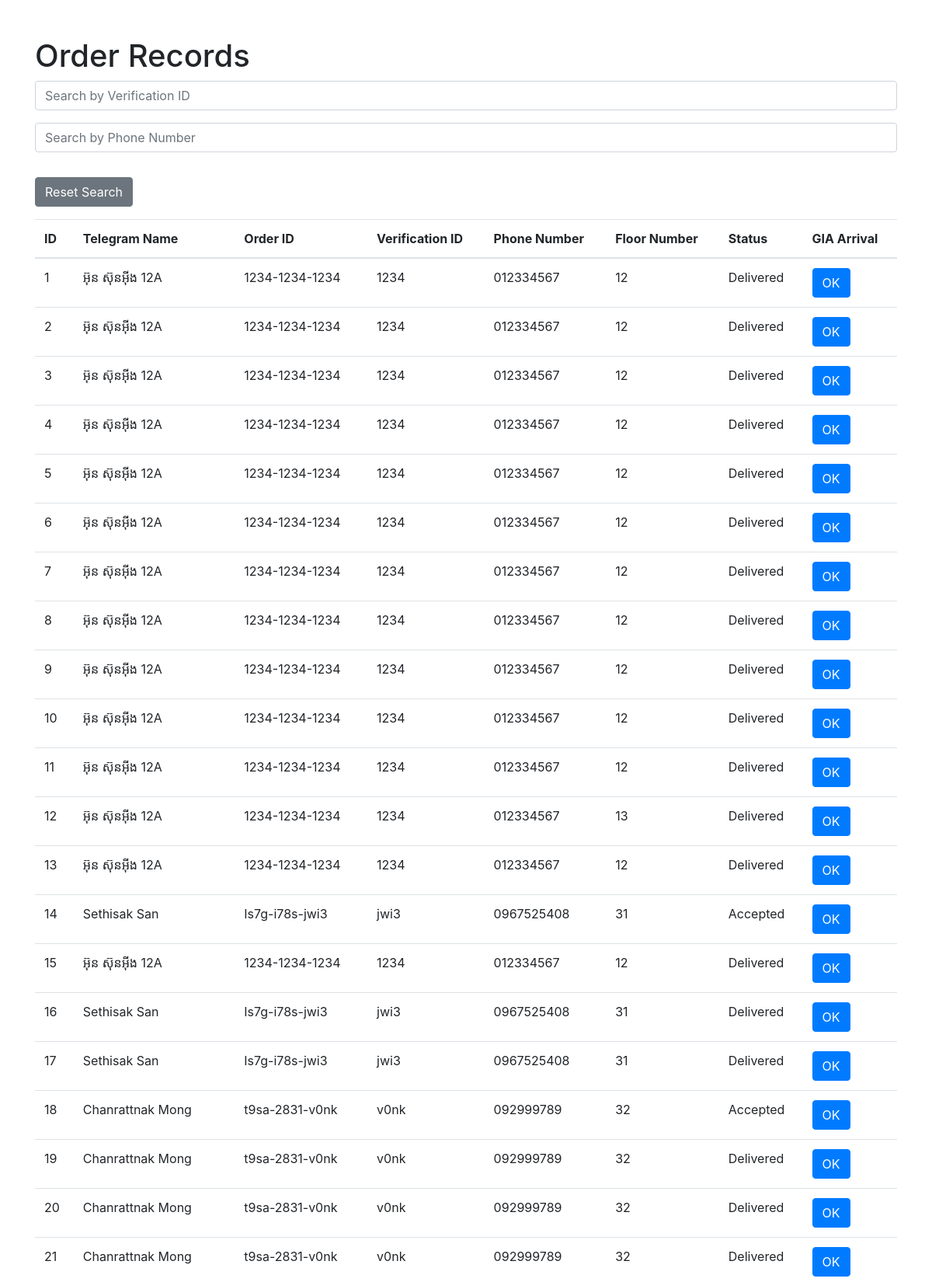
The page / (upper part) on the database its author committed.
### tables this page shows
CREATE TABLE orders (
	id INTEGER NOT NULL, 
	chat_id INTEGER NOT NULL, 
	telegram_name VARCHAR NOT NULL, 
	username VARCHAR, 
	order_id VARCHAR NOT NULL, 
	verification_id VARCHAR NOT NULL, 
	phone_number VARCHAR NOT NULL, 
	gia_floor VARCHAR NOT NULL, 
	status VARCHAR NOT NULL, 
	batch_number VARCHAR, 
	PRIMARY KEY (id)
);

### DashboardApp.py (the view)
@app.route('/')
def index():
    conn = get_db_connection()
    orders = conn.execute('SELECT * FROM orders').fetchall()
    conn.close()
    return render_template('index.html', orders=orders)

### DashboardApp.py (called while the page is built)
def get_db_connection():
    conn = sqlite3.connect('database.db')
    conn.row_factory = sqlite3.Row
    return conn

### templates/index.html (shortened to what this page needs)
<!doctype html>
<html lang="en">
<head>
    <link rel="stylesheet" href="https://stackpath.bootstrapcdn.com/bootstrap/4.3.1/css/bootstrap.min.css">
</head>
<body>
    <div class="container mt-5">
        <h1>Order Records</h1>
        <form method="GET" action="/searchById">
            <input type="text" name="query1" placeholder="Search by Verification ID" class="form-control mb-3">
        </form>
        <form method="GET" action="/searchByPN">
            <input type="text" name="query2" placeholder="Search by Phone Number" class="form-control mb-3">
        </form>
        <a href="/" class="btn btn-secondary mt-3">Reset Search</a>
        <table class="table mt-3">
            <thead>
                <tr>
                    <th>ID</th>
                    <th>Telegram Name</th>
                    <th>Order ID</th>
                    <th>Verification ID</th>
                    <th>Phone Number</th>
                    <th>Floor Number</th>
                    <th>Status</th>
                    <th>GIA Arrival</th>
                </tr>
            </thead>
            <tbody>
                {% for order in orders %}
                <tr>
                    <td>{{ order.id }}</td>
                    <td>{{ order.telegram_name }}</td>
                    <td>{{ order.order_id }}</td>
                    <td>{{ order.verification_id }}</td>
                    <td>{{ order.phone_number }}</td>
                    <td>{{ order.gia_floor }}</td>
                    <td id="status-{{ order.id }}">{{ order.status }}</td>
                    <td>
                        {% if order.status != 'Arrived at GIA' and order.status != 'Picked up by Gatherer' and order.status != 'Submitted Batch' and order.status != 'Start Delivery' and order.status != 'End Delivery' %}
                            <button
                                id="button-{{ order.id }}"
                                onclick="updateStatus({{ order.id }})"
                                class="btn btn-primary">
                                OK
                            </button>
                        {% endif %}
                    </td>
                </tr>
                {% endfor %}
            </tbody>
        </table>
    </div>
</body>
</html>

### rows shown on the page
orders: id "1", telegram_name "អ៊ុន ស៊ុនអុីង 12A", order_id "1234-1234-1234", verification_id "1234", phone_number "012334567", gia_floor "12", status "Delivered"
orders: id "2", telegram_name "អ៊ុន ស៊ុនអុីង 12A", order_id "1234-1234-1234", verification_id "1234", phone_number "012334567", gia_floor "12", status "Delivered"
orders: id "3", telegram_name "អ៊ុន ស៊ុនអុីង 12A", order_id "1234-1234-1234", verification_id "1234", phone_number "012334567", gia_floor "12", status "Delivered"
orders: id "4", telegram_name "អ៊ុន ស៊ុនអុីង 12A", order_id "1234-1234-1234", verification_id "1234", phone_number "012334567", gia_floor "12", status "Delivered"
orders: id "5", telegram_name "អ៊ុន ស៊ុនអុីង 12A", order_id "1234-1234-1234", verification_id "1234", phone_number "012334567", gia_floor "12", status "Delivered"
orders: id "6", telegram_name "អ៊ុន ស៊ុនអុីង 12A", order_id "1234-1234-1234", verification_id "1234", phone_number "012334567", gia_floor "12", status "Delivered"
orders: id "7", telegram_name "អ៊ុន ស៊ុនអុីង 12A", order_id "1234-1234-1234", verification_id "1234", phone_number "012334567", gia_floor "12", status "Delivered"
orders: id "8", telegram_name "អ៊ុន ស៊ុនអុីង 12A", order_id "1234-1234-1234", verification_id "1234", phone_number "012334567", gia_floor "12", status "Delivered"
orders: id "9", telegram_name "អ៊ុន ស៊ុនអុីង 12A", order_id "1234-1234-1234", verification_id "1234", phone_number "012334567", gia_floor "12", status "Delivered"
orders: id "10", telegram_name "អ៊ុន ស៊ុនអុីង 12A", order_id "1234-1234-1234", verification_id "1234", phone_number "012334567", gia_floor "12", status "Delivered"
orders: id "11", telegram_name "អ៊ុន ស៊ុនអុីង 12A", order_id "1234-1234-1234", verification_id "1234", phone_number "012334567", gia_floor "12", status "Delivered"
orders: id "12", telegram_name "អ៊ុន ស៊ុនអុីង 12A", order_id "1234-1234-1234", verification_id "1234", phone_number "012334567", gia_floor "13", status "Delivered"
orders: id "13", telegram_name "អ៊ុន ស៊ុនអុីង 12A", order_id "1234-1234-1234", verification_id "1234", phone_number "012334567", gia_floor "12", status "Delivered"
orders: id "14", telegram_name "Sethisak San", order_id "Is7g-i78s-jwi3", verification_id "jwi3", phone_number "0967525408", gia_floor "31", status "Accepted"
orders: id "15", telegram_name "អ៊ុន ស៊ុនអុីង 12A", order_id "1234-1234-1234", verification_id "1234", phone_number "012334567", gia_floor "12", status "Delivered"
orders: id "16", telegram_name "Sethisak San", order_id "Is7g-i78s-jwi3", verification_id "jwi3", phone_number "0967525408", gia_floor "31", status "Delivered"
orders: id "17", telegram_name "Sethisak San", order_id "Is7g-i78s-jwi3", verification_id "jwi3", phone_number "0967525408", gia_floor "31", status "Delivered"
orders: id "18", telegram_name "Chanrattnak Mong", order_id "t9sa-2831-v0nk", verification_id "v0nk", phone_number "092999789", gia_floor "32", status "Accepted"
orders: id "19", telegram_name "Chanrattnak Mong", order_id "t9sa-2831-v0nk", verification_id "v0nk", phone_number "092999789", gia_floor "32", status "Delivered"
orders: id "20", telegram_name "Chanrattnak Mong", order_id "t9sa-2831-v0nk", verification_id "v0nk", phone_number "092999789", gia_floor "32", status "Delivered"
orders: id "21", telegram_name "Chanrattnak Mong", order_id "t9sa-2831-v0nk", verification_id "v0nk", phone_number "092999789", gia_floor "32", status "Delivered"
